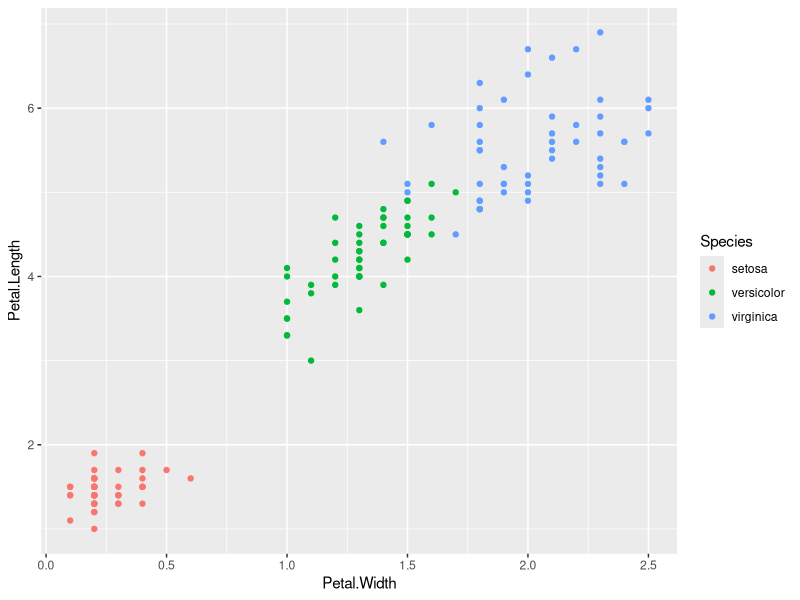
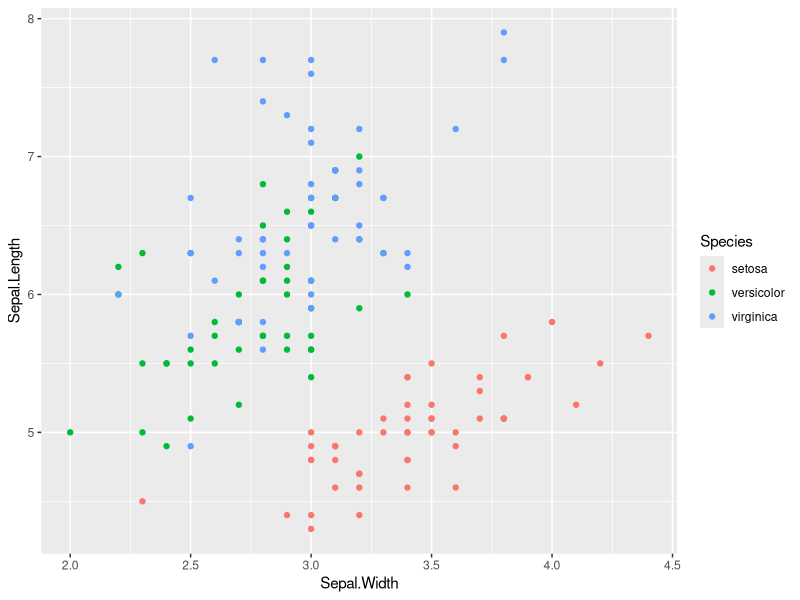
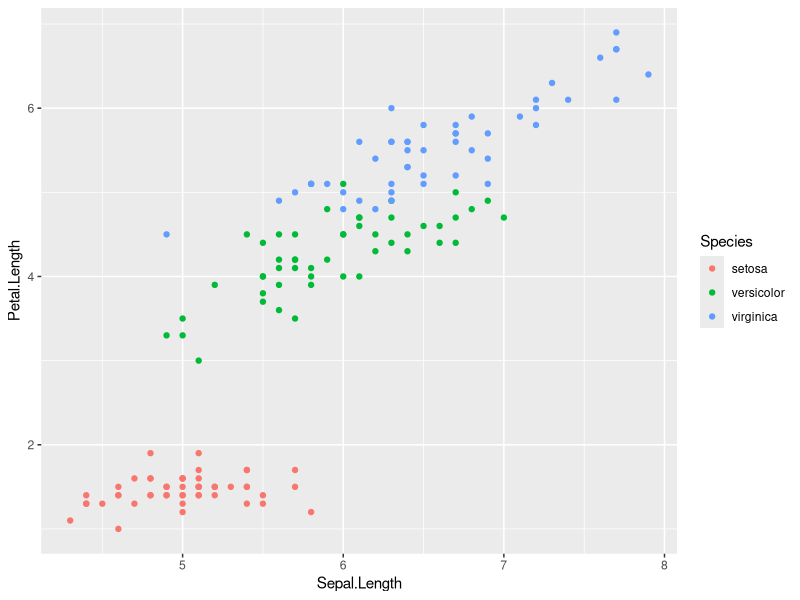
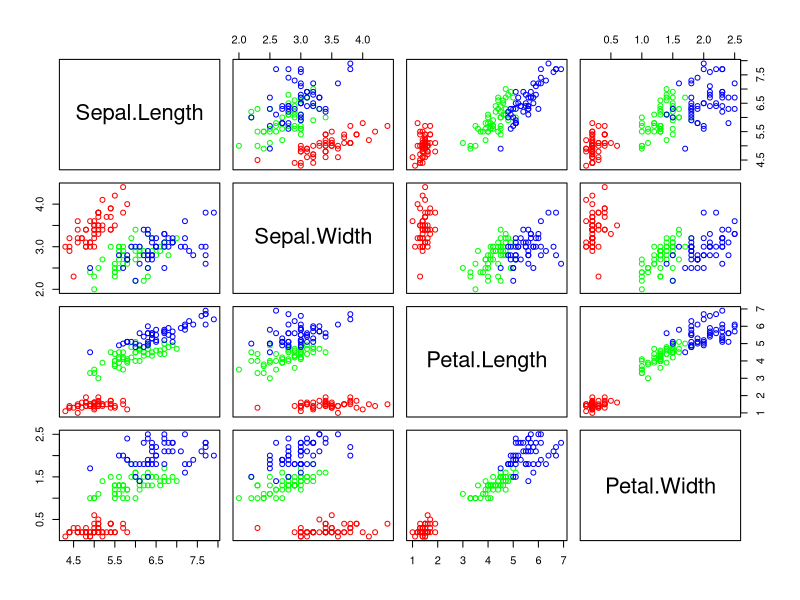
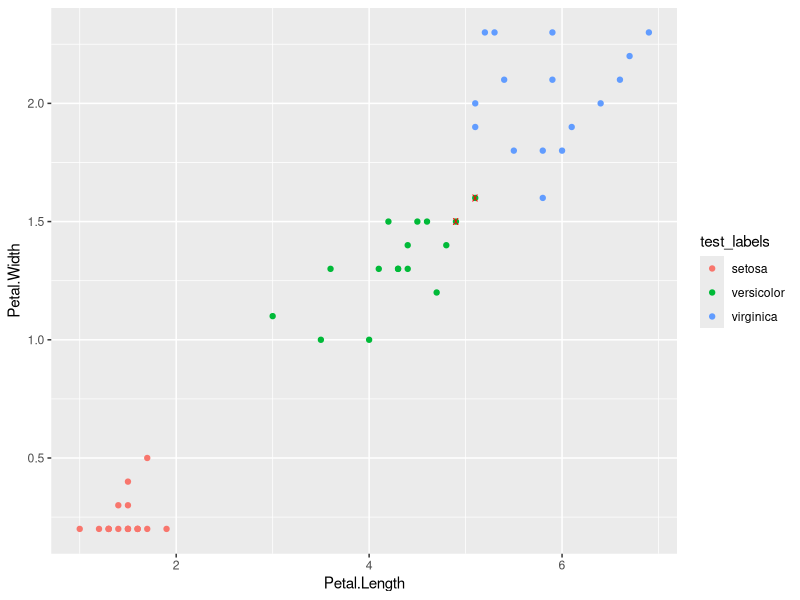

The R source for these figures, in order:
# kNN 알고리즘을 이용한 Iris(붓꽃) 품종 분류
# k Nearest Neighbor(k 최근접 이웃)

library(tidyverse)

# 1. 데이터 셋 준비
# iris 예제 데이터 셋을 복사
iris <- as.data.frame(iris)
head(iris)
tail(iris)
str(iris)


# 2. 데이터 셋 탐색, 가공(전처리)
# iris의 품종(Species)
table(iris$Species)

# Petal.Length ~ Petal.Width 산점도 그래프. 
# 점의 색깔을 Species별로 다르게.
qplot(data = iris, x = Petal.Width, y = Petal.Length, color = Species)

# Sepal.Length ~ Sepal.Width
ggplot(data = iris) +
  geom_point(mapping = aes(x = Sepal.Width, y = Sepal.Length,
                           color = Species))

# Petal.Length ~ Sepal.Length 
qplot(data = iris, x = Sepal.Length, y = Petal.Length, color = Species)

# 데이터 프레임에서 인덱스(row, column 위치)로 원소 선택.
head(iris)
iris[1, 1]
iris[1, 2]
iris[1, 1:2]
iris[1, c(1, 4)]
iris[, 1:4]

# pair plots(scatter plot matrices)
pt_colors <- c('red', 'green', 'blue')
pairs(iris[, 1:4], col = pt_colors[iris$Species])


# 3. 모델(머신 러닝 알고리즘) 선택, 훈련(training)
# 데이터 셋을 훈련 셋(100)과 테스트 셋(50)을 분리.
# 데이터 프레임을 단순히 순서대로 100개, 50개의 row로 분리 -> 문제 생김.
# 데이터들이 섞여 있지 않아서 virginica 품종이 훈련되지 않는 문제.
# 데이터 셋을 분리하기 전에 무작위로 섞어줘야 함!

sample(10)
# sample(n): 1 ~ n까지 정수를 무작위로 섞인 값을 반환.
shuffled_idx <- sample(10)
shuffled_idx[1:7]  # random하게 섞인 10개 숫자 중에서 앞에서 7개 선택
shuffled_idx[8:10] # random하게 섞인 10개 숫자 중에서 뒤에서 3개 선택

# iris observation 개수만큼 random하게 섞인 인덱스:
shuffled_idx <- sample(150)
shuffled_idx

# data_frame[row_index, col_index]
# 훈련 셋(train set), 훈련 레이블(train label) 분리.
train_set <- iris[shuffled_idx[1:100], 1:4]
train_labels <- iris[shuffled_idx[1:100], 5]
head(train_set, n = 10)
train_labels[1:10]

# 테스트 셋(test set), 테스트 레이블(test label) 분리.
test_set <- iris[shuffled_idx[101:150], 1:4]
test_labels <- iris[shuffled_idx[101:150], 5]
head(test_set)
test_labels[1:6]

# train_labels의 각 품종별 빈도수
table(train_labels)
# test_labels의 각 품종별 빈도수
table(test_labels)

# kNN 알고리즘에 train_set, train_labels, test_set을 적용해서
# test_set의 예측값들을 찾음.

install.packages('class')  # classification(분류)
library(class)

predicts <- knn(train = train_set,
                test = test_set,
                cl = train_labels,
                k = 11)
predicts  # knn 알고리즘이 테스트 셋의 결과를 예측한 값.
test_labels  # 실제 값(품종)

# 예측값과 실제값 비교 -> 평가
predicts == test_labels
sum(predicts == test_labels)  # 예측이 맞은 개수
mean(predicts == test_labels)  # 예측 정확도(accuracy)

# 예측값과 실제값이 다른 인덱스(위치)
wrong_idx <- which(predicts != test_labels)
wrong_predicts <- test_set[wrong_idx, ]

# Confusion Matrix 작성
install.packages('gmodels')
library(gmodels)

CrossTable(x = test_labels, y = predicts)

# 예측 결과 시각화
ggplot(data = test_set) +
  geom_point(mapping = aes(x = Petal.Length, y = Petal.Width,
                           color = test_labels)) +
  geom_point(data = wrong_predicts,
             mapping = aes(x = Petal.Length, y = Petal.Width),
             shape = 'x', size = 3, color = 'red')
  

# 정규화/표준화의 필요성
# 변수(특징)들마다 단위, 크기가 서로 달라서,
# 거리를 계산할 때 미치는 영향이 달라질 수 있음.
# 모든 변수들이 거리를 계산할 때 비슷한 영향을 미치도록 크기 변환.
summary(iris)

# 함수이름 <- function(파라미터 선언) {기능 작성}
min_max_normalize <- function(x) {
  return((x - min(x)) / (max(x) - min(x)))
}

v1 <- seq(1, 5)
v1
min_max_normalize(v1)

v2 <- seq(10, 50, 10)
v2
min_max_normalize(v2)

df <- data.frame(width = v1, length = v2)
df
lapply(df, min_max_normalize)
# lapply(데이터 프레임, 함수 이름)
# 데이터 프레임의 각 변수(컬럼)를 하나씩 함수의 argument로 전달.

df_normalized <- as.data.frame(lapply(df, min_max_normalize))
df_normalized

# iris 데이터 프레임에서 1 ~ 4번째 컬럼들을 normalize(정규화)
iris_normalized <- 
  as.data.frame(lapply(iris[, 1:4], min_max_normalize))

head(iris_normalized)
summary(iris_normalized)

# 훈련/테스트 셋 분리
shuffled_idx <- sample(150)
shuffled_idx

train_set <- iris_normalized[shuffled_idx[1:100], ]
str(train_set)
train_labels <- iris[shuffled_idx[1:100], 5]
table(train_labels)

test_set <- iris_normalized[shuffled_idx[101:150], ]
str(test_set)
test_labels <- iris[shuffled_idx[101:150], 5]
table(test_labels)

# kNN 알고리즘 적용, 예측
predicts <- knn(train = train_set,  # 훈련 데이터
                test = test_set,    # 테스트 데이터
                cl = train_labels,  # 훈련 데이터 레이블(정답)
                k = 1)
predicts

# 평가: 예측값과 실제값 비교
mean(predicts == test_labels)

CrossTable(x = test_labels, y = predicts)


# 정규화(Normalization): 변수들의 값을 0 ~ 1 사이의 값들로 변환.
# 표준화(Standardization): 변수들의 평균을 0, 표준편차를 1로 변환.

# 1) 함수 작성
standard_scaler <- function(x) {
  # x_new = (x - mean) / standard_deviation
  # x_new: 평균이 0이고, 표준편차가 1이 됨.
  return((x - mean(x)) / sd(x))
}

v <- 1:5
v
mean(v)
sd(v)
v_new <- standard_scaler(v)
v_new
mean(v_new)
sd(v_new)

# 위의 과정을 반복
iris <- as.data.frame(datasets::iris)
str(iris)
summary(iris)

# iris 데이터 프레임을 (수치) 데이터와 레이블(품종)로 구분.
iris_data <- iris[, 1:4]
iris_labels <- iris[, 5]
head(iris_data)
head(iris_labels)

# 2) iris 데이터를 표준화
iris_data <- as.data.frame(lapply(iris_data, standard_scaler))
summary(iris_data)
sd(iris_data$Sepal.Length)

# 3) train/test set 분리
# 데이터와 레이블들을 랜덤하게 섞어준 후, train(100)/test(50) 분리.
shuffled_idx <- sample(150)
shuffled_idx

train_set <- iris_data[shuffled_idx[1:100], ]
train_labels <- iris_labels[shuffled_idx[1:100]]
table(train_labels)

test_set <- iris_data[shuffled_idx[101:150], ]
test_labels <- iris_labels[shuffled_idx[101:150]]
table(test_labels)

# 4) knn 알고리즘 적용, 예측
predictions <- knn(train = train_set,
                   test = test_set,
                   cl = train_labels,
                   k = 11)
predictions

# 5) 평가
# 정확도(accuracy)
mean(predictions == test_labels)

# confusion matrix(혼동 행렬)
CrossTable(x = test_labels,
           y = predictions,
           prop.chisq = FALSE)
